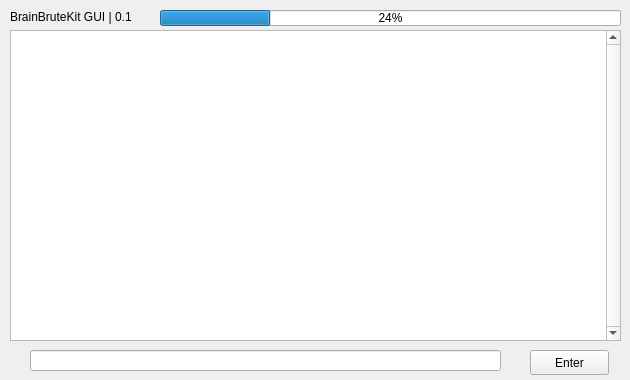
<?xml version="1.0" encoding="UTF-8"?>
<ui version="4.0">
 <class>Form</class>
 <widget class="QWidget" name="Form">
  <property name="geometry">
   <rect>
    <x>0</x>
    <y>0</y>
    <width>630</width>
    <height>380</height>
   </rect>
  </property>
  <property name="windowTitle">
   <string notr="true">BrainBruteKit</string>
  </property>
  <widget class="QPushButton" name="pushButton">
   <property name="geometry">
    <rect>
     <x>530</x>
     <y>350</y>
     <width>79</width>
     <height>25</height>
    </rect>
   </property>
   <property name="text">
    <string>Enter</string>
   </property>
   <property name="checkable">
    <bool>false</bool>
   </property>
  </widget>
  <widget class="QLineEdit" name="lineEdit">
   <property name="geometry">
    <rect>
     <x>30</x>
     <y>350</y>
     <width>471</width>
     <height>21</height>
    </rect>
   </property>
  </widget>
  <widget class="QTextBrowser" name="textBrowser">
   <property name="geometry">
    <rect>
     <x>10</x>
     <y>30</y>
     <width>611</width>
     <height>311</height>
    </rect>
   </property>
   <property name="verticalScrollBarPolicy">
    <enum>Qt::ScrollBarAlwaysOn</enum>
   </property>
   <property name="horizontalScrollBarPolicy">
    <enum>Qt::ScrollBarAsNeeded</enum>
   </property>
   <property name="lineWrapMode">
    <enum>QTextEdit::WidgetWidth</enum>
   </property>
  </widget>
  <widget class="QLabel" name="label">
   <property name="geometry">
    <rect>
     <x>10</x>
     <y>10</y>
     <width>141</width>
     <height>16</height>
    </rect>
   </property>
   <property name="layoutDirection">
    <enum>Qt::LeftToRight</enum>
   </property>
   <property name="text">
    <string>BrainBruteKit GUI | 0.1</string>
   </property>
   <property name="alignment">
    <set>Qt::AlignJustify|Qt::AlignTop</set>
   </property>
  </widget>
  <widget class="QProgressBar" name="progressBar">
   <property name="geometry">
    <rect>
     <x>160</x>
     <y>10</y>
     <width>461</width>
     <height>16</height>
    </rect>
   </property>
   <property name="value">
    <number>24</number>
   </property>
  </widget>
 </widget>
 <resources/>
 <connections/>
</ui>
